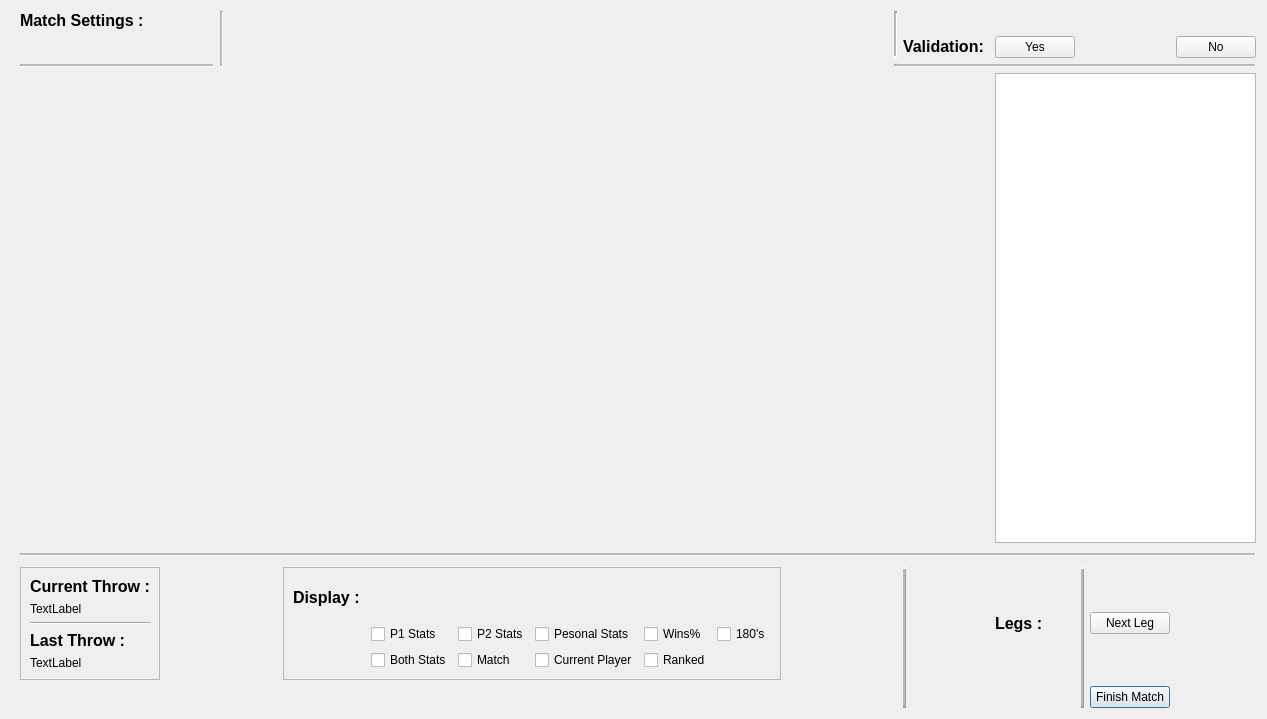
<?xml version="1.0" encoding="UTF-8"?>
<ui version="4.0">
 <class>ScorerView</class>
 <widget class="QDialog" name="ScorerView">
  <property name="geometry">
   <rect>
    <x>0</x>
    <y>0</y>
    <width>1267</width>
    <height>719</height>
   </rect>
  </property>
  <property name="cursor">
   <cursorShape>ArrowCursor</cursorShape>
  </property>
  <property name="windowTitle">
   <string>Dialog</string>
  </property>
  <layout class="QGridLayout" name="gridLayout">
   <item row="9" column="17">
    <widget class="QPushButton" name="pushButton_4">
     <property name="text">
      <string>Finish Match</string>
     </property>
    </widget>
   </item>
   <item row="8" column="15" alignment="Qt::AlignVCenter">
    <widget class="QLabel" name="label_6">
     <property name="text">
      <string>&lt;html&gt;&lt;head/&gt;&lt;body&gt;&lt;p&gt;&lt;span style=&quot; font-size:12pt; font-weight:600;&quot;&gt;Legs&lt;/span&gt;&lt;span style=&quot; font-size:12pt; font-weight:600;&quot;&gt; :&lt;/span&gt;&lt;/p&gt;&lt;/body&gt;&lt;/html&gt;</string>
     </property>
    </widget>
   </item>
   <item row="6" column="0">
    <widget class="Line" name="line_8">
     <property name="midLineWidth">
      <number>2</number>
     </property>
     <property name="orientation">
      <enum>Qt::Vertical</enum>
     </property>
    </widget>
   </item>
   <item row="1" column="15">
    <widget class="QPushButton" name="pushButton">
     <property name="text">
      <string>Yes</string>
     </property>
    </widget>
   </item>
   <item row="8" column="2">
    <widget class="QFrame" name="frame">
     <property name="frameShape">
      <enum>QFrame::StyledPanel</enum>
     </property>
     <property name="frameShadow">
      <enum>QFrame::Raised</enum>
     </property>
     <layout class="QVBoxLayout" name="verticalLayout">
      <item>
       <widget class="QLabel" name="label_2">
        <property name="text">
         <string>&lt;html&gt;&lt;head/&gt;&lt;body&gt;&lt;p&gt;&lt;span style=&quot; font-size:12pt; font-weight:600;&quot;&gt;Current Throw :&lt;/span&gt;&lt;/p&gt;&lt;/body&gt;&lt;/html&gt;</string>
        </property>
       </widget>
      </item>
      <item>
       <widget class="QLabel" name="label_8">
        <property name="text">
         <string>TextLabel</string>
        </property>
       </widget>
      </item>
      <item>
       <widget class="Line" name="line_10">
        <property name="orientation">
         <enum>Qt::Horizontal</enum>
        </property>
       </widget>
      </item>
      <item>
       <widget class="QLabel" name="label">
        <property name="text">
         <string>&lt;html&gt;&lt;head/&gt;&lt;body&gt;&lt;p&gt;&lt;span style=&quot; font-size:12pt; font-weight:600;&quot;&gt;Last Throw :&lt;/span&gt;&lt;/p&gt;&lt;/body&gt;&lt;/html&gt;</string>
        </property>
       </widget>
      </item>
      <item>
       <widget class="QLabel" name="label_7">
        <property name="text">
         <string>TextLabel</string>
        </property>
       </widget>
      </item>
     </layout>
    </widget>
   </item>
   <item row="1" column="18" alignment="Qt::AlignLeft">
    <widget class="QPushButton" name="pushButton_2">
     <property name="text">
      <string>No</string>
     </property>
    </widget>
   </item>
   <item row="0" column="5" rowspan="3">
    <widget class="Line" name="line_4">
     <property name="midLineWidth">
      <number>2</number>
     </property>
     <property name="orientation">
      <enum>Qt::Vertical</enum>
     </property>
    </widget>
   </item>
   <item row="8" column="14" rowspan="2">
    <widget class="Line" name="line_5">
     <property name="baseSize">
      <size>
       <width>500</width>
       <height>500</height>
      </size>
     </property>
     <property name="frameShadow">
      <enum>QFrame::Raised</enum>
     </property>
     <property name="lineWidth">
      <number>2</number>
     </property>
     <property name="midLineWidth">
      <number>2</number>
     </property>
     <property name="orientation">
      <enum>Qt::Vertical</enum>
     </property>
    </widget>
   </item>
   <item row="0" column="2">
    <widget class="QLabel" name="label_3">
     <property name="text">
      <string>&lt;html&gt;&lt;head/&gt;&lt;body&gt;&lt;p&gt;&lt;span style=&quot; font-size:12pt; font-weight:600;&quot;&gt;Match Settings :&lt;/span&gt;&lt;/p&gt;&lt;/body&gt;&lt;/html&gt;</string>
     </property>
    </widget>
   </item>
   <item row="8" column="16" rowspan="2">
    <widget class="Line" name="line_9">
     <property name="autoFillBackground">
      <bool>false</bool>
     </property>
     <property name="frameShadow">
      <enum>QFrame::Raised</enum>
     </property>
     <property name="lineWidth">
      <number>2</number>
     </property>
     <property name="midLineWidth">
      <number>2</number>
     </property>
     <property name="orientation">
      <enum>Qt::Vertical</enum>
     </property>
    </widget>
   </item>
   <item row="0" column="13" rowspan="2">
    <widget class="Line" name="line_11">
     <property name="lineWidth">
      <number>2</number>
     </property>
     <property name="midLineWidth">
      <number>2</number>
     </property>
     <property name="orientation">
      <enum>Qt::Vertical</enum>
     </property>
    </widget>
   </item>
   <item row="8" column="17">
    <widget class="QPushButton" name="pushButton_3">
     <property name="text">
      <string>Next Leg</string>
     </property>
    </widget>
   </item>
   <item row="3" column="2" colspan="13">
    <widget class="Widget" name="widget" native="true">
     <property name="baseSize">
      <size>
       <width>1000</width>
       <height>1000</height>
      </size>
     </property>
    </widget>
   </item>
   <item row="1" column="14" alignment="Qt::AlignRight">
    <widget class="QLabel" name="label_4">
     <property name="text">
      <string>&lt;html&gt;&lt;head/&gt;&lt;body&gt;&lt;p&gt;&lt;span style=&quot; font-size:12pt; font-weight:600;&quot;&gt;Validation: &lt;/span&gt;&lt;/p&gt;&lt;/body&gt;&lt;/html&gt;</string>
     </property>
    </widget>
   </item>
   <item row="3" column="15" colspan="4">
    <widget class="QTableWidget" name="tableWidget">
     <property name="maximumSize">
      <size>
       <width>400</width>
       <height>16777215</height>
      </size>
     </property>
    </widget>
   </item>
   <item row="2" column="2" colspan="3">
    <widget class="Line" name="line_3">
     <property name="midLineWidth">
      <number>2</number>
     </property>
     <property name="orientation">
      <enum>Qt::Horizontal</enum>
     </property>
    </widget>
   </item>
   <item row="2" column="13" colspan="6">
    <widget class="Line" name="line_6">
     <property name="midLineWidth">
      <number>2</number>
     </property>
     <property name="orientation">
      <enum>Qt::Horizontal</enum>
     </property>
    </widget>
   </item>
   <item row="8" column="8">
    <widget class="QFrame" name="frame_2">
     <property name="frameShape">
      <enum>QFrame::StyledPanel</enum>
     </property>
     <property name="frameShadow">
      <enum>QFrame::Raised</enum>
     </property>
     <layout class="QGridLayout" name="gridLayout_2">
      <item row="5" column="2">
       <widget class="QCheckBox" name="MatchStats">
        <property name="text">
         <string>Match</string>
        </property>
       </widget>
      </item>
      <item row="4" column="2">
       <widget class="QCheckBox" name="PlayerTwoStats">
        <property name="text">
         <string>P2 Stats</string>
        </property>
       </widget>
      </item>
      <item row="5" column="3">
       <widget class="QCheckBox" name="CurrentPlayerStats">
        <property name="text">
         <string>Current Player</string>
        </property>
       </widget>
      </item>
      <item row="4" column="4">
       <widget class="QCheckBox" name="WinPercentages">
        <property name="text">
         <string>Wins%</string>
        </property>
       </widget>
      </item>
      <item row="4" column="3">
       <widget class="QCheckBox" name="PersonalStats">
        <property name="text">
         <string>Pesonal Stats</string>
        </property>
       </widget>
      </item>
      <item row="5" column="4">
       <widget class="QCheckBox" name="RankedStats">
        <property name="text">
         <string>Ranked</string>
        </property>
       </widget>
      </item>
      <item row="2" column="0">
       <widget class="QLabel" name="label_5">
        <property name="text">
         <string>&lt;html&gt;&lt;head/&gt;&lt;body&gt;&lt;p&gt;&lt;span style=&quot; font-size:12pt; font-weight:600;&quot;&gt;Display : &lt;/span&gt;&lt;/p&gt;&lt;/body&gt;&lt;/html&gt;</string>
        </property>
       </widget>
      </item>
      <item row="4" column="5">
       <widget class="QCheckBox" name="NumberOf180s">
        <property name="text">
         <string>180's</string>
        </property>
       </widget>
      </item>
      <item row="5" column="1">
       <widget class="QCheckBox" name="PlayerOneAndPlayerTwoStats">
        <property name="text">
         <string>Both Stats</string>
        </property>
       </widget>
      </item>
      <item row="4" column="1">
       <widget class="QCheckBox" name="PlayerOneStats">
        <property name="text">
         <string>P1 Stats</string>
        </property>
       </widget>
      </item>
     </layout>
    </widget>
   </item>
   <item row="5" column="2" rowspan="3" colspan="17">
    <widget class="Line" name="line_2">
     <property name="midLineWidth">
      <number>2</number>
     </property>
     <property name="orientation">
      <enum>Qt::Horizontal</enum>
     </property>
    </widget>
   </item>
  </layout>
  <zorder>line_2</zorder>
  <zorder>line_8</zorder>
  <zorder>line_6</zorder>
  <zorder>label_3</zorder>
  <zorder>line_3</zorder>
  <zorder>line_4</zorder>
  <zorder>pushButton_2</zorder>
  <zorder>pushButton</zorder>
  <zorder>label_4</zorder>
  <zorder>tableWidget</zorder>
  <zorder>line_11</zorder>
  <zorder>widget</zorder>
  <zorder>pushButton_3</zorder>
  <zorder>pushButton_4</zorder>
  <zorder>line_9</zorder>
  <zorder>line_5</zorder>
  <zorder>frame_2</zorder>
  <zorder>frame</zorder>
  <zorder>label_6</zorder>
 </widget>
 <customwidgets>
  <customwidget>
   <class>Widget</class>
   <extends>QWidget</extends>
   <header>widget.h</header>
   <container>1</container>
  </customwidget>
 </customwidgets>
 <resources/>
 <connections/>
</ui>
